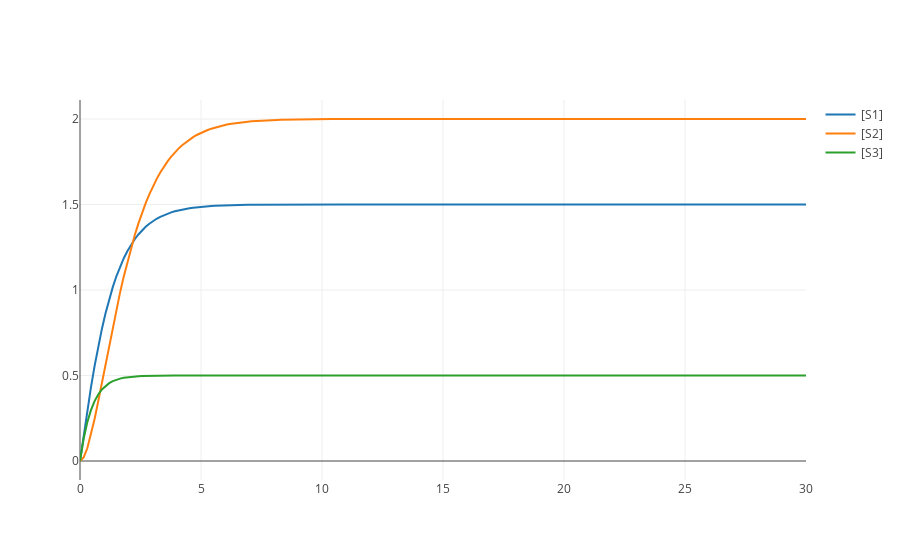

The notebook cell saved with this chart:
### Code cell
three.reset()
result = three.simulate(0,30,200)
three.plot()

### Figure 1 — Plotly figure (JSON) as saved in the notebook; plotly's stock layout.template omitted (floating-point values rounded to 4 significant figures; data arrays with more than 128 entries replaced by an {"elided": "..."} marker saying what was removed)
{"data": [{"type": "scatter", "x": {"elided": "200 float values"}, "y": {"elided": "200 float values"}, "name": "[S1]", "mode": "lines"}, {"type": "scatter", "x": {"elided": "200 float values"}, "y": {"elided": "200 float values"}, "name": "[S2]", "mode": "lines"}, {"type": "scatter", "x": {"elided": "200 float values"}, "y": {"elided": "200 float values"}, "name": "[S3]", "mode": "lines"}], "layout": {}}
